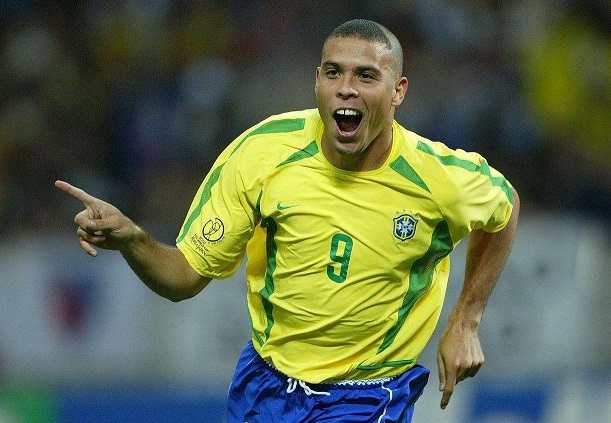
#> input picture book1/player.jpg, 611 x 423 px
$ python grabcutTest.py
#> lines starting #> are read from the running program, lines starting #| are printed output that depends on the picture
import numpy as np
import cv2
import matplotlib.pyplot as plt

# 读入图片
img = cv2.imread("player.jpg")
#> img is the input picture: shape (423, 611, 3); mean B, G, R 75.7, 105, 93.4
# 创建一个和加载图像一样形状的 填充为0的掩膜
mask = np.zeros(img.shape[:2], np.uint8)

# 创建以0填充的前景和背景模型
bgdModel = np.zeros((1, 65), np.float64)
fgdModel = np.zeros((1, 65), np.float64)

# 定义一个矩形
rect = (100, 50, 421, 378)

cv2.grabCut(img, mask, rect, bgdModel, fgdModel, 5, cv2.GC_INIT_WITH_RECT)

"""
cv2.grabCut()
参数：
    img: 输入图像
    mask: 蒙板图像，确定前景区域，背景区域，不确定区域，
        可以设置为cv2.GC_BGD,cv2.GC_FGD,cv2.GC_PR_BGD,cv2.GC_PR_FGD，
        也可以输入0,1,2,3
    rect: 包含前景的矩形 格式(x, y, w, h)
    bdgModel: 算法内部使用的数组. 你只需要创建两个大小为 (1,65)，数据类型为 np.float64 的数组
    fgdModel: 算法内部使用的数组. 你只需要创建两个大小为 (1,65)，数据类型为 np.float64 的数组
    iterCount: 算法的迭代次数
    mode: 可以设置为 cv2.GC_INIT_WITH_RECT 或 cv2.GC_INIT_WITH_MASK，也可以联合使用。
        这是用来确定我们进行修改的方式，矩形模式或者掩模模式

算法会修改掩模图像，在新的掩模图像中，
所有的像素被分为四类：背景，前景，可能是背景/前景使用 4 个不同的标签标记。
然后我们来修改掩模图像，
所有的 0 像素和 1 像素都被归为 0（例如背景），所有的 1 像素和 3 像素都被归为 1（前景）。
我们最终的掩模图像就这样准备好了。用它和输入图像相乘就得到了分割好的图像

原理：
    1 输入矩形框，矩形框外部区域都是背景。内部一定包含前景。
    2 电脑对输入图像进行初始化，标记前景和背景的像素。
    3 使用高斯混合模型（GMM）对前景和背景建模。
    4 根据输入，GMM会学习并创建新的像素分布。
        对未知的像素（前景或背景不确定），根据他们与已知的分类像素关系进行分类。（类似聚类操作）
    5 这样会根据像素的分布创建一幅图，图中节点是像素。
        除了像素点是节点以外，还有Source_node和Sink_node两个节点。
        所有的前景图像都与Source_node相连。背景与Sink_node相连。
    6 像素是否连接到Source_node/end_node依赖于权值，
        这个权值由像素属于同一类，也就是前景或者背景的概率来决定。
        如果像素的颜色有很大区别，那么他们之间的权重就很小。
    7 使用mincut算法对图像进行分割。
        它会根据最小代价方程对图像分成source_node和sink_node。
        代价方程是指裁剪所有边上权重的和。
        裁剪完成后，所有连接到source_node的判定为前景，sink_node上的为背景。
继续此过程，直到分类收敛。


"""
mask2 = np.where((mask == 2) | (mask == 0), 0, 1).astype("uint8")
img = img * mask2[:, :, np.newaxis]
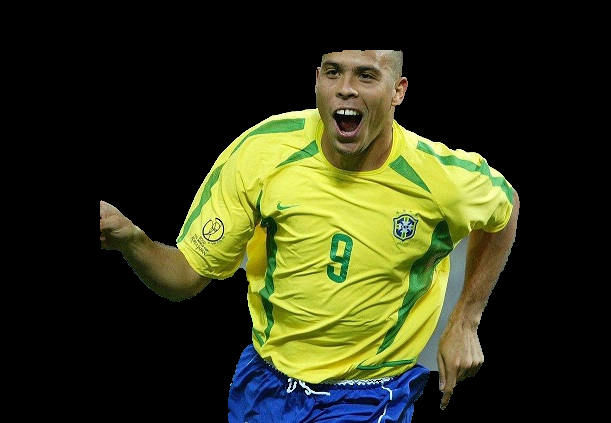
#> img: shape (423, 611, 3); mean B, G, R 25.4, 53.2, 49.5

plt.subplot(121), plt.imshow(img)
plt.title("grabcut"), plt.xticks([]), plt.yticks([])


plt.subplot(122), plt.imshow(cv2.cvtColor(cv2.imread("player.jpg"), cv2.COLOR_BGR2RGB))
# 加上title
plt.title("original"), plt.xticks([]), plt.yticks([])

plt.show()
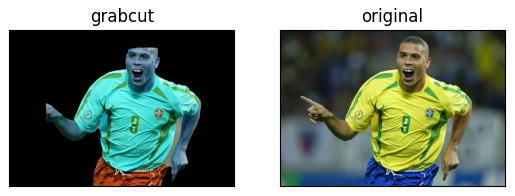
#> figure drawn by matplotlib, 2 panels; B, G, R data is drawn as R, G, B
